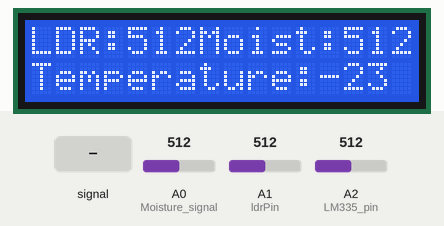
A sketch run on a simulated Arduino Uno, built with avr-gcc and run on an emulated ATmega328P. Parts: 16×2 character LCD. The test bench sets the inputs (shaded band); at power-on: A0 (Moisture_signal) = 512, A2 (LM335_pin) = 512, A1 (ldrPin) = 512. What the sketch prints to the serial monitor is not drawn.

Above: at 1.2 s.
1.3 s: A0 (Moisture_signal) fed a 200 Hz sine of ±81 counts around its level
At 2.8 s:
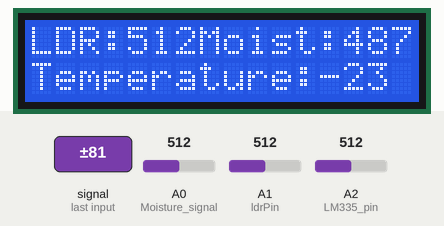
4.5 s: A0 (Moisture_signal) set to 716
At 6.2 s:
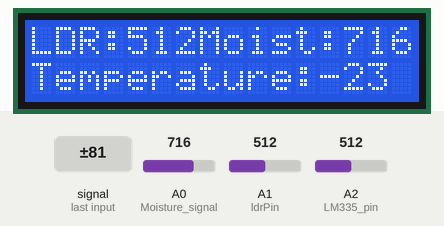
6.5 s: A2 (LM335_pin) set to 716
At 8.2 s:
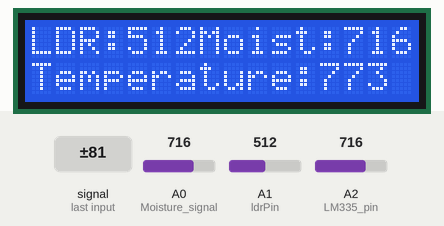
8.6 s: A1 (ldrPin) set to 716
At 10.1 s:
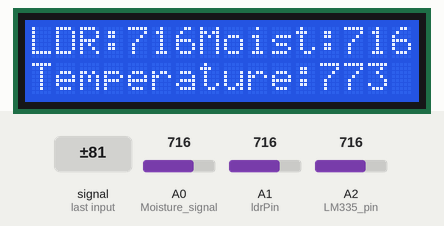
10.6 s: A0 (Moisture_signal) fed a 1000 Hz sine of ±255 counts around its level
At 11.9 s:
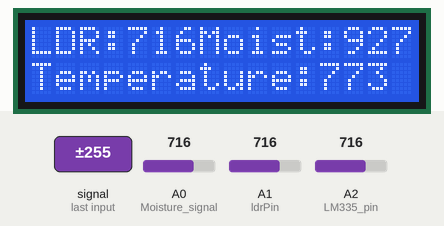
13.6 s: A2 (LM335_pin) set to 900
At 14.9 s:
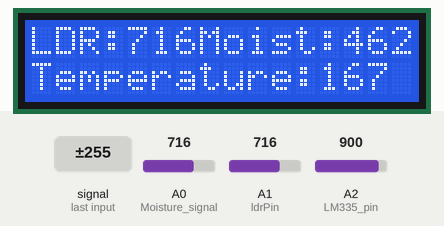
Timing chart, 0 to 16.6 s (numbered marks = the images above; inputs shaded):
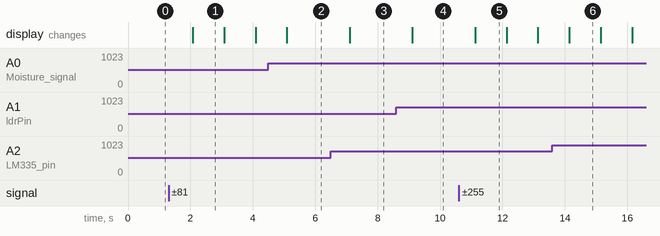

The sketch:

InstProject.ino
```cpp
#include <LiquidCrystal.h>

const int rs = 12, en = 11, d4 = 5, d5 = 4, d6 = 3, d7 = 2;
LiquidCrystal lcd(rs, en, d4, d5, d6, d7);

int ldrPin = A1;
int Moisture_signal = A0;
int LM335_pin = A2;

void setup() {
  lcd.begin(16, 2);
  Serial.begin(9600);
  pinMode(ldrPin, INPUT);
  pinMode(Moisture_signal,INPUT);
  pinMode(LM335_pin,INPUT);
  }

void loop() {
  lcd.setCursor(0, 0);


  int ldrStatus = analogRead(ldrPin);
   /* if (ldrStatus <= 600)
      {
       Serial.println(ldrStatus);
       Serial.println("Light is not enough!");
       }
    else
    {
      Serial.println(ldrStatus);
      Serial.println("Light is enough:)");
      }*/
    lcd.print("LDR:");
    lcd.print(ldrStatus);
    int Moisture = analogRead(Moisture_signal);
    lcd.print("Moist:");
    lcd.print(Moisture);
   /* if (Moisture >= 500)
      {
       Serial.print("Soil Moisture Level: ");
       Serial.println(Moisture);
       Serial.println("Moisture is not enough!");
       }
    else
    {
      Serial.print("Soil Moisture Level: ");
      Serial.println(Moisture);
      Serial.println("Moisture is enough!");
      }*/

    int Kelvin = analogRead(LM335_pin) * 0.489;      // Read analog voltage and convert it to Kelvin (0.489 = 500/1023)
    int Celsius = Kelvin - 273;
    Serial.print("Tempreture in Celsius: ");
    Serial.println(Celsius);
    lcd.setCursor(0, 1);
    lcd.print("Temperature:");
    lcd.print(Celsius);
    delay(1000);

}
```

Measured:
- after the input at 1.3 s, the display: changes after 0.78 s (image 1)
- after the input at 6.5 s, the display: changes after 0.61 s (image 3)
- after the input at 8.6 s, the display: changes after 0.52 s (image 4)
- after the input at 10.6 s, the display: changes after 0.53 s (image 5)
- what the display in image 1 shows lasts 1.0 s, from 2.1 s to 3.1 s
